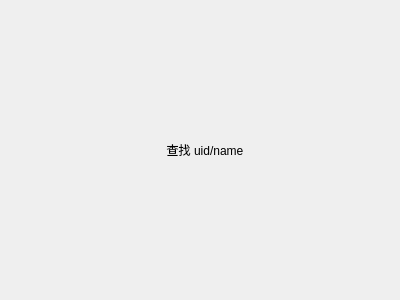
<?xml version="1.0" encoding="UTF-8"?>
<ui version="4.0">
 <class>AddUserItem</class>
 <widget class="QWidget" name="AddUserItem">
  <property name="geometry">
   <rect>
    <x>0</x>
    <y>0</y>
    <width>400</width>
    <height>300</height>
   </rect>
  </property>
  <property name="windowTitle">
   <string>Form</string>
  </property>
  <layout class="QHBoxLayout" name="horizontalLayout">
   <item>
    <widget class="QLabel" name="add_tip">
     <property name="minimumSize">
      <size>
       <width>40</width>
       <height>40</height>
      </size>
     </property>
     <property name="maximumSize">
      <size>
       <width>40</width>
       <height>40</height>
      </size>
     </property>
     <property name="text">
      <string/>
     </property>
    </widget>
   </item>
   <item>
    <widget class="QLabel" name="message_tip">
     <property name="text">
      <string>查找 uid/name</string>
     </property>
     <property name="alignment">
      <set>Qt::AlignCenter</set>
     </property>
    </widget>
   </item>
   <item>
    <widget class="QLabel" name="right_tip">
     <property name="minimumSize">
      <size>
       <width>30</width>
       <height>30</height>
      </size>
     </property>
     <property name="maximumSize">
      <size>
       <width>30</width>
       <height>30</height>
      </size>
     </property>
     <property name="text">
      <string/>
     </property>
    </widget>
   </item>
  </layout>
 </widget>
 <resources/>
 <connections/>
</ui>
